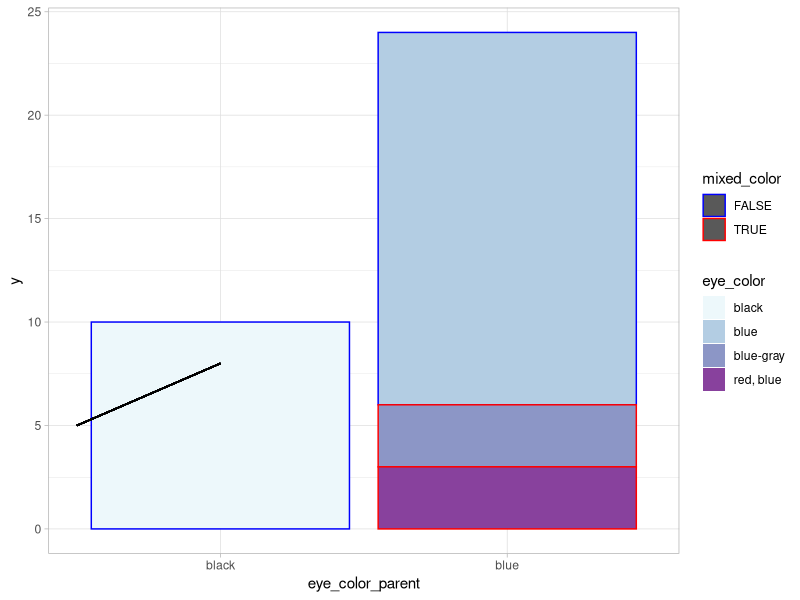
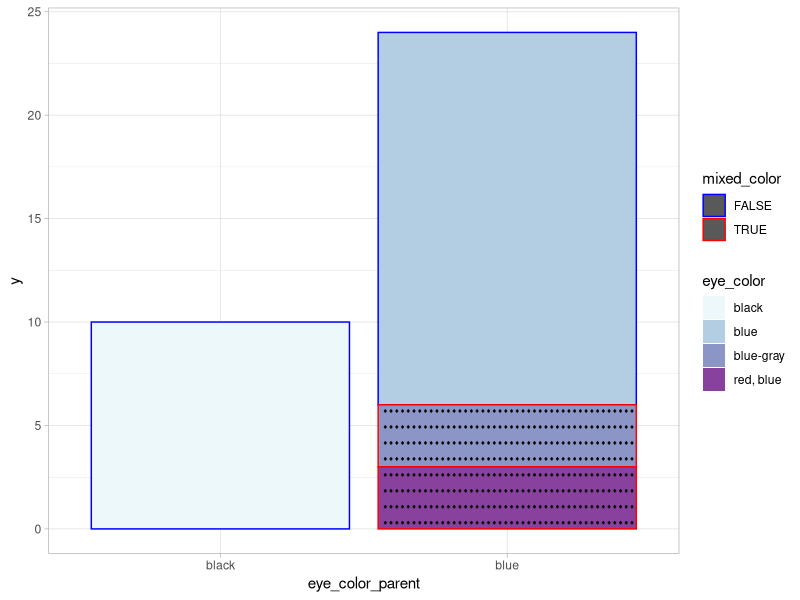

Recreate these plots in R, in order.

# Goal is to add crosshatches to only eye_color_parent == "blue" where mixed_color == FALSE

library(tidyverse)

raw <- starwars

# Make groups a bit more even
raw[1:2, ]$eye_color <- "red, blue"
raw[4:5, ]$eye_color <- "blue-gray"

dat <-
  raw %>%
  drop_na(eye_color) %>%
  filter(eye_color %in% c("black", "blue", "blue-gray", "red, blue")) %>%
  mutate(
    eye_color_parent =
      case_when(
        str_detect(eye_color, "blue") ~ "blue",
        TRUE ~ eye_color
      ),
    mixed_color =
      case_when(
        str_detect(eye_color, "[-,]") ~ TRUE,
        TRUE ~ FALSE
      )
  ) %>%
  select(name, eye_color, eye_color_parent, mixed_color)

layers <-
  list(
    geom_bar(aes(eye_color_parent, fill = eye_color, color = mixed_color)),
    theme_light(),
    scale_color_manual(values = c("blue", "red")),
    scale_fill_brewer(palette = 3)
  )

(plt <-
  dat %>%
  ggplot() +
  layers +
  geom_segment(aes(x = 0.5, y = 5, xend = 1, yend = 8)) # Random geom_segment to get template
)

# Dump the underlying plot data
plt_dat <-
  plt %>%
  ggplot_build()

# Check out data
plt_dat$data


box_dims <- 
  tibble(
    xmin = 1.55,
    xmax = 2.45,
    ymin = 0, 
    ymax = 6
  )

n_rows <- 8

x_seq <- seq(box_dims$xmin + 0.01, box_dims$xmax - 0.01, by = 0.01)
# Take only the even indices
x_seq <- x_seq[which(seq(length(x_seq)) %% 2 == 0)]

horiz_lines <- tibble(
  x_starts = x_seq,
  x_ends = x_starts + 0.01,
  y_starts = seq(box_dims$ymin + 0.3, box_dims$ymax - 0.3, length.out = n_rows) %>% 
    list(),
  y_ends = y_starts 
) %>% 
  unnest()

vert_lines <- 
  horiz_lines %>% 
  mutate(
    x_starts = (x_starts + x_ends)/2,
    x_ends = x_starts,
    y_starts = y_starts + 0.08,
    y_ends = y_ends - 0.08
  )

lines <- 
  bind_rows(horiz_lines, vert_lines)

segments <-
  lines %>% 
  rename(
    x = x_starts,
    xend = x_ends,
    y = y_starts,
    yend = y_ends
  ) %>% 
  mutate(
    colour = "black",
    PANEL = 1,
    group = -1,
    size = 0.5,
    linetype = 1,
    alpha = NA
  )
  
# Replace our throwaway segment with segs
plt_dat$data[[2]] <- segments

# Get new plot
ggplot_gtable(plt_dat) %>%
  plot()

